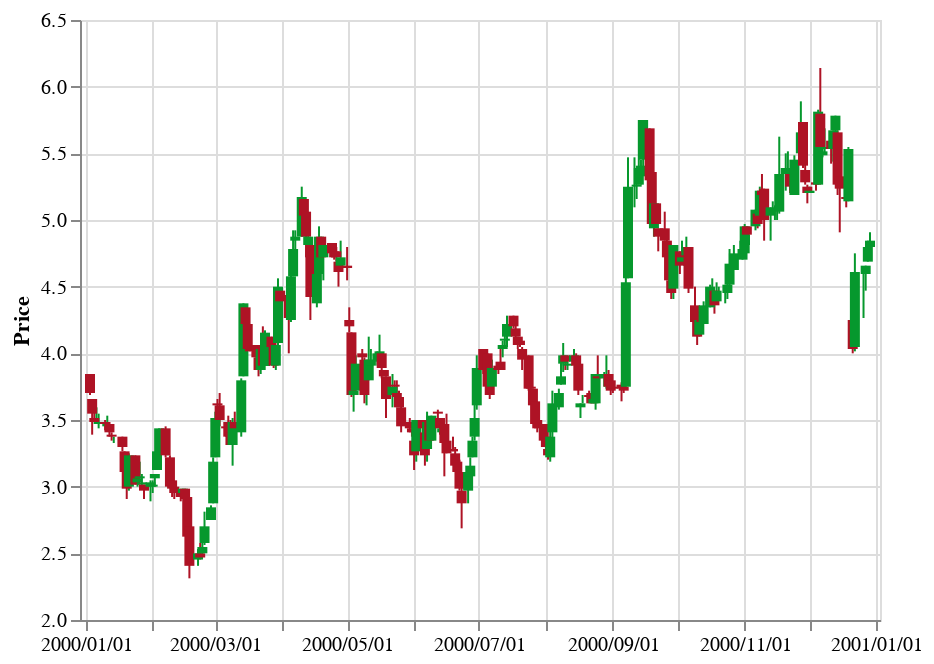

The notebook cell this image was saved under:
### Markdown cell above
# Visualization

## Altair

For the visualization, I consider the [example with Altair](https://altair-viz.github.io/gallery/candlestick_chart.html) with the necessary modifications:

### Code cell
import altair as alt



open_close_color = alt.condition("datum.open <= datum.close",
                                 alt.value("#06982d"),
                                 alt.value("#ae1325"))

base = alt.Chart(zqk).encode(
    alt.X('time:T',
          axis=alt.Axis(
              format='%Y/%m/%d',
              title=''
          )
    ),
    color=open_close_color
)

rule = base.mark_rule().encode(
    alt.Y(
        'low:Q',
        title='Price',
        scale=alt.Scale(zero=False),
    ),
    alt.Y2('high:Q')
)

bar = base.mark_bar().encode(
    alt.Y('open:Q'),
    alt.Y2('close:Q')
)

rule + bar

### Figure 1 — Vega-Lite specification as saved in the notebook (floating-point values rounded to 4 significant figures; data arrays with more than 128 entries replaced by an {"elided": "..."} marker saying what was removed)
{"config": {"view": {"continuousWidth": 400, "continuousHeight": 300}}, "layer": [{"mark": "rule", "encoding": {"color": {"condition": {"value": "#06982d", "test": "datum.open <= datum.close"}, "value": "#ae1325"}, "x": {"type": "temporal", "axis": {"format": "%Y/%m/%d", "title": ""}, "field": "time"}, "y": {"type": "quantitative", "field": "low", "scale": {"zero": false}, "title": "Price"}, "y2": {"field": "high"}}}, {"mark": "bar", "encoding": {"color": {"condition": {"value": "#06982d", "test": "datum.open <= datum.close"}, "value": "#ae1325"}, "x": {"type": "temporal", "axis": {"format": "%Y/%m/%d", "title": ""}, "field": "time"}, "y": {"type": "quantitative", "field": "open"}, "y2": {"field": "close"}}}], "data": {"name": "data-5699c4dbb0dfcd62d70333780e069e15"}, "$schema": "https://vega.github.io/schema/vega-lite/v4.8.1.json", "datasets": {"data-5699c4dbb0dfcd62d70333780e069e15": {"elided": "252 records"}}}
